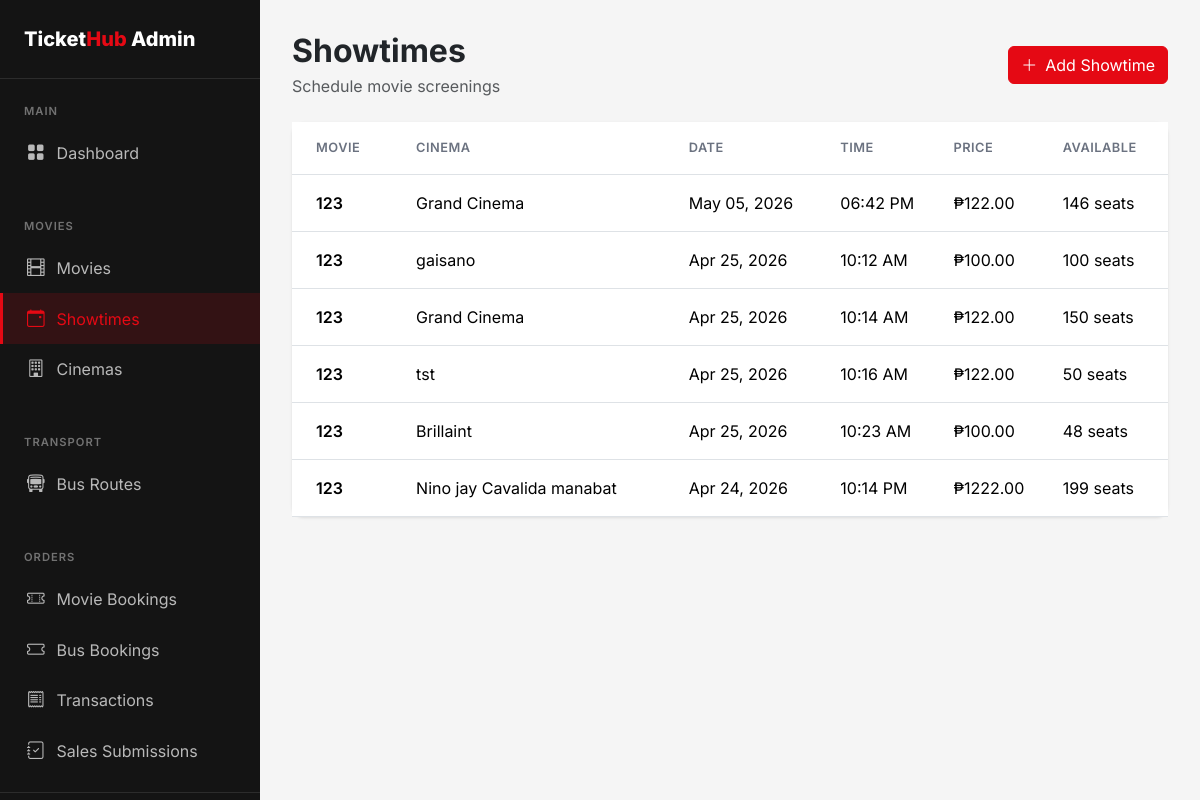
Screenshot of /admin/showtimes (signed in) with the database file from the repository.
### flask_app/app.py (models this page shows)
class Showtime(db.Model):
    id = db.Column(db.Integer, primary_key=True)
    movie_id = db.Column(db.Integer, db.ForeignKey('movie.id'), nullable=False)
    cinema_id = db.Column(db.Integer, db.ForeignKey('cinema.id'), nullable=False)
    show_date = db.Column(db.Date, nullable=False)
    show_time = db.Column(db.Time, nullable=False)
    price = db.Column(db.Float, nullable=False)
    available_seats = db.Column(db.Integer)
    bookings = db.relationship('MovieBooking', backref='showtime', lazy=True, cascade='all, delete-orphan')

class Movie(db.Model):
    id = db.Column(db.Integer, primary_key=True)
    title = db.Column(db.String(200), nullable=False)
    description = db.Column(db.Text)
    genre = db.Column(db.String(100))
    duration = db.Column(db.Integer)  # in minutes
    rating = db.Column(db.String(10))  # PG, PG-13, R, etc.
    poster_image = db.Column(db.String(255))
    trailer_url = db.Column(db.String(255))
    release_date = db.Column(db.Date)
    is_active = db.Column(db.Boolean, default=True)
    created_at = db.Column(db.DateTime, default=datetime.utcnow)
    showtimes = db.relationship('Showtime', backref='movie', lazy=True, cascade='all, delete-orphan')

class Cinema(db.Model):
    id = db.Column(db.Integer, primary_key=True)
    name = db.Column(db.String(100), nullable=False)
    location = db.Column(db.String(200))
    total_seats = db.Column(db.Integer, default=100)
    operator_id = db.Column(db.Integer, db.ForeignKey('user.id'), nullable=True)
    image = db.Column(db.String(255))  # for picture
    seat_layout_style = db.Column(db.String(40), default=DEFAULT_CINEMA_LAYOUT_STYLE, nullable=False)
    vip_rows = db.Column(db.Integer, default=DEFAULT_CINEMA_VIP_ROWS)
    vip_surcharge = db.Column(db.Float, default=DEFAULT_CINEMA_VIP_SURCHARGE)
    showtimes = db.relationship('Showtime', backref='cinema', lazy=True, cascade='all, delete-orphan')
    operator = db.relationship('User', foreign_keys=[operator_id], backref='cinemas')

### flask_app/app.py (the view)
@app.route('/admin/showtimes')
@login_required
@admin_required
def admin_showtimes():
    showtimes = Showtime.query.order_by(Showtime.show_date.desc(), Showtime.show_time).all()
    return render_template('admin/showtimes/list.html', showtimes=showtimes)

### flask_app/app.py (called while the page is built)
@app.after_request
def add_no_cache_headers(response):
    if request.endpoint != 'static':
        response.headers['Cache-Control'] = 'no-store, no-cache, must-revalidate, private, max-age=0'
        response.headers['Pragma'] = 'no-cache'
        response.headers['Expires'] = '0'
    return response

@login_manager.user_loader
def load_user(user_id):
    return User.query.get(int(user_id))

def admin_required(f):
    @wraps(f)
    def decorated_function(*args, **kwargs):
        if not current_user.is_authenticated or not current_user.is_admin:
            flash('You need admin access for this action.', 'error')
            return redirect(url_for('index'))
        return f(*args, **kwargs)
    return decorated_function

### flask_app/templates/admin/showtimes/list.html (shortened to what this page needs)
{% extends 'admin/base.html' %}
{% block admin_content %}
<div class="d-flex justify-content-between align-items-center mb-4">
    <div>
        <h2 class="fw-bold mb-1">Showtimes</h2>
        <p class="text-muted mb-0">Schedule movie screenings</p>
    </div>
    <a href="{{ url_for('admin_add_showtime') }}" class="btn btn-primary">
        <i class="bi bi-plus-lg me-2"></i>Add Showtime
    </a>
</div>
<div class="card">
    <div class="card-body p-0">
        {% if showtimes %}
            <div class="table-responsive">
                <table class="table table-hover align-middle mb-0">
                    <thead class="bg-light">
                        <tr>
                            <th class="px-4 py-3">Movie</th>
                            <th class="py-3">Cinema</th>
                            <th class="py-3">Date</th>
                            <th class="py-3">Time</th>
                            <th class="py-3">Price</th>
                            <th class="py-3">Available</th>
                        </tr>
                    </thead>
                    <tbody>
                        {% for showtime in showtimes %}
                        <tr>
                            <td class="px-4 py-3 fw-semibold">{{ showtime.movie.title }}</td>
                            <td class="py-3">{{ showtime.cinema.name }}</td>
                            <td class="py-3">{{ showtime.show_date.strftime('%b %d, %Y') }}</td>
                            <td class="py-3">{{ showtime.show_time.strftime('%I:%M %p') }}</td>
                            <td class="py-3">₱{{ "%.2f"|format(showtime.price) }}</td>
                            <td class="py-3">{{ showtime.available_seats }} seats</td>
                        </tr>
                        {% endfor %}
                    </tbody>
                </table>
            </div>
        {% else %}
            <div class="text-center py-5">
                <i class="bi bi-calendar-x text-muted" style="font-size: 4rem;"></i>
                <h5 class="mt-4 text-muted">No showtimes scheduled</h5>
                <a href="{{ url_for('admin_add_showtime') }}" class="btn btn-primary mt-2">Add Showtime</a>
            </div>
        {% endif %}
    </div>
</div>
{% endblock %}

### flask_app/templates/admin/base.html (style rules this page uses)
:root { --primary: #E50914; --primary-dark: #B20710; --secondary: #0A84FF; --dark: #141414; --dark-lighter: #1F1F1F; --gray-100: #F5F5F5; --gray-200: #E5E5E5; --gray-600: #6B7280; --success: #22C55E; }
body { font-family: 'Inter', sans-serif; background: var(--gray-100); }
.card { border: none; border-radius: 12px; box-shadow: 0 1px 3px rgba(0,0,0,0.1); }
.btn-primary { background: var(--primary); border-color: var(--primary); }
.table th { font-weight: 600; font-size: 0.8rem; text-transform: uppercase; letter-spacing: 0.5px; color: var(--gray-600); }

### rows the page displays
Showtime: movie "123", cinema.name "Grand Cinema", show_date "May 05, 2026", show_time "06:42 PM", price "122.00", available_seats "146"
Showtime: movie "123", cinema.name "gaisano", show_date "Apr 25, 2026", show_time "10:12 AM", price "100.00", available_seats "100"
Showtime: movie "123", cinema.name "Grand Cinema", show_date "Apr 25, 2026", show_time "10:14 AM", price "122.00", available_seats "150"
Showtime: movie "123", cinema.name "tst", show_date "Apr 25, 2026", show_time "10:16 AM", price "122.00", available_seats "50"
Showtime: movie "123", cinema.name "Brillaint", show_date "Apr 25, 2026", show_time "10:23 AM", price "100.00", available_seats "48"
Showtime: movie "123", cinema.name "Nino jay Cavalida manabat", show_date "Apr 24, 2026", show_time "10:14 PM", price "1222.00", available_seats "199"
